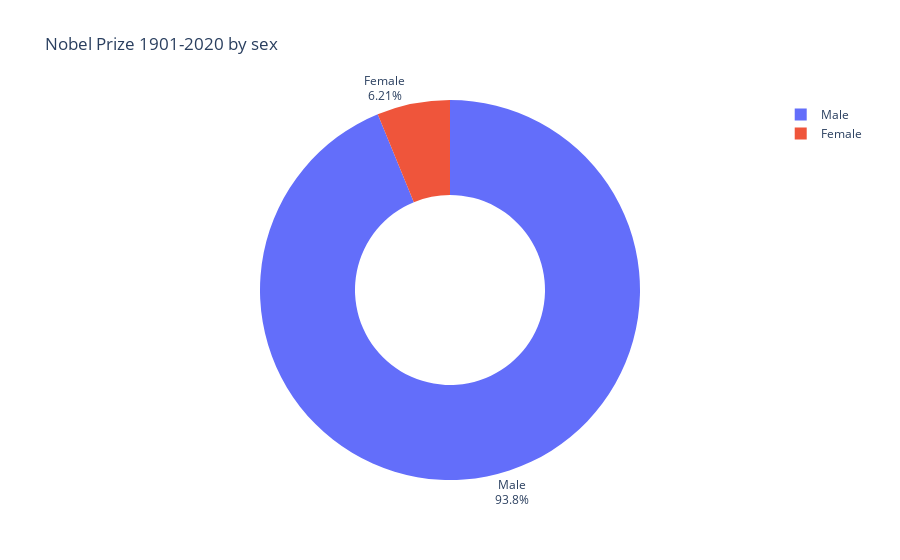

The cell this chart's notebook holds for it:
### Code cell
donut = px.pie(labels=sex_count.index, values=sex_count.values, title= 'Nobel Prize 1901-2020 by sex', names = sex_count.index)
donut.update_traces(textposition = 'outside', textinfo='percent+label', hole=0.5)

donut.show()

### Figure 1 — Plotly figure (JSON) as saved in the notebook; plotly's stock layout.template omitted (floating-point values rounded to 4 significant figures)
{"data": [{"domain": {"x": [0, 1], "y": [0, 1]}, "hole": 0.5, "hovertemplate": "label=%{label}<br>value=%{value}<extra></extra>", "labels": ["Male", "Female"], "legendgroup": "", "name": "", "showlegend": true, "textinfo": "percent+label", "textposition": "outside", "type": "pie", "values": [876, 58]}], "layout": {"legend": {"tracegroupgap": 0}, "title": {"text": "Nobel Prize 1901-2020 by sex"}}}
